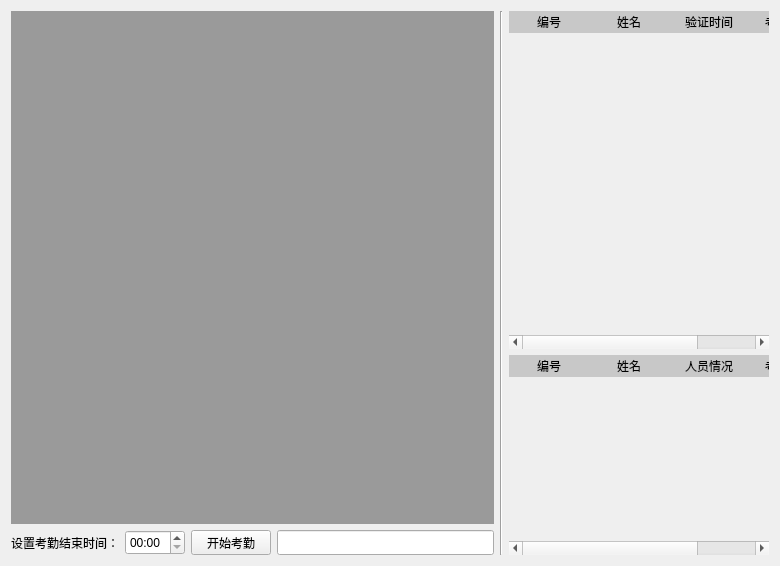
<?xml version="1.0" encoding="UTF-8"?>
<ui version="4.0">
 <class>checkin</class>
 <widget class="QWidget" name="checkin">
  <property name="geometry">
   <rect>
    <x>0</x>
    <y>0</y>
    <width>780</width>
    <height>566</height>
   </rect>
  </property>
  <property name="minimumSize">
   <size>
    <width>720</width>
    <height>566</height>
   </size>
  </property>
  <property name="windowTitle">
   <string>考勤系统</string>
  </property>
  <layout class="QGridLayout" name="gridLayout">
   <item row="0" column="0">
    <layout class="QHBoxLayout" name="horizontalLayout_2">
     <item>
      <layout class="QVBoxLayout" name="verticalLayout">
       <item>
        <widget class="QLabel" name="label">
         <property name="minimumSize">
          <size>
           <width>483</width>
           <height>500</height>
          </size>
         </property>
         <property name="styleSheet">
          <string notr="true">background-color:rgba(0,0,0,91);</string>
         </property>
         <property name="text">
          <string/>
         </property>
        </widget>
       </item>
       <item>
        <layout class="QHBoxLayout" name="horizontalLayout">
         <item>
          <widget class="QLabel" name="label_2">
           <property name="minimumSize">
            <size>
             <width>90</width>
             <height>0</height>
            </size>
           </property>
           <property name="text">
            <string>设置考勤结束时间：</string>
           </property>
          </widget>
         </item>
         <item>
          <widget class="QDateTimeEdit" name="dateTimeEdit">
           <property name="minimumSize">
            <size>
             <width>60</width>
             <height>25</height>
            </size>
           </property>
           <property name="maximumSize">
            <size>
             <width>60</width>
             <height>25</height>
            </size>
           </property>
           <property name="displayFormat">
            <string>HH:mm</string>
           </property>
          </widget>
         </item>
         <item>
          <widget class="QPushButton" name="start">
           <property name="minimumSize">
            <size>
             <width>80</width>
             <height>25</height>
            </size>
           </property>
           <property name="maximumSize">
            <size>
             <width>80</width>
             <height>25</height>
            </size>
           </property>
           <property name="text">
            <string>开始考勤</string>
           </property>
          </widget>
         </item>
         <item>
          <widget class="QLineEdit" name="display">
           <property name="minimumSize">
            <size>
             <width>0</width>
             <height>25</height>
            </size>
           </property>
          </widget>
         </item>
        </layout>
       </item>
      </layout>
     </item>
     <item>
      <widget class="Line" name="line">
       <property name="orientation">
        <enum>Qt::Vertical</enum>
       </property>
      </widget>
     </item>
     <item>
      <layout class="QVBoxLayout" name="verticalLayout_2">
       <item>
        <widget class="QTableWidget" name="display_table">
         <property name="minimumSize">
          <size>
           <width>200</width>
           <height>0</height>
          </size>
         </property>
         <property name="maximumSize">
          <size>
           <width>16777215</width>
           <height>16777215</height>
          </size>
         </property>
         <property name="styleSheet">
          <string notr="true">QTableWidget{background-color:rgba(0,0,0,0);border-color:rgba(0,0,0,0);color: rgba(0, 0, 0,255);border-style:none;border-width:1px;border-radius:0px;alternate-background-color:rgba(0,0,0,32);gridline-color:rgba(0,6,0,0);font:19px &quot;宋体&quot;;}QHeaderView::section{border-style:none;border-width:1px;border-radius:0px;background-color:rgba(0,0,0,42);border-color:rgba(0,0,0,255);}</string>
         </property>
         <property name="sortingEnabled">
          <bool>true</bool>
         </property>
         <attribute name="horizontalHeaderMinimumSectionSize">
          <number>40</number>
         </attribute>
         <attribute name="horizontalHeaderDefaultSectionSize">
          <number>80</number>
         </attribute>
         <attribute name="horizontalHeaderShowSortIndicator" stdset="0">
          <bool>true</bool>
         </attribute>
         <attribute name="horizontalHeaderStretchLastSection">
          <bool>true</bool>
         </attribute>
         <column>
          <property name="text">
           <string>编号</string>
          </property>
         </column>
         <column>
          <property name="text">
           <string>姓名</string>
          </property>
         </column>
         <column>
          <property name="text">
           <string>验证时间</string>
          </property>
         </column>
         <column>
          <property name="text">
           <string>考勤情况</string>
          </property>
         </column>
        </widget>
       </item>
       <item>
        <widget class="QTableWidget" name="belate_table">
         <property name="maximumSize">
          <size>
           <width>16777215</width>
           <height>200</height>
          </size>
         </property>
         <property name="styleSheet">
          <string notr="true">QTableWidget{background-color:rgba(0,0,0,0);border-color:rgba(0,0,0,0);color: rgba(0, 0, 0,255);border-style:none;border-width:1px;border-radius:0px;alternate-background-color:rgba(0,0,0,32);gridline-color:rgba(0,6,0,0);font:19px &quot;宋体&quot;;}QHeaderView::section{border-style:none;border-width:1px;border-radius:0px;background-color:rgba(0,0,0,42);border-color:rgba(0,0,0,255);}</string>
         </property>
         <attribute name="horizontalHeaderMinimumSectionSize">
          <number>40</number>
         </attribute>
         <attribute name="horizontalHeaderDefaultSectionSize">
          <number>80</number>
         </attribute>
         <attribute name="horizontalHeaderShowSortIndicator" stdset="0">
          <bool>true</bool>
         </attribute>
         <attribute name="horizontalHeaderStretchLastSection">
          <bool>true</bool>
         </attribute>
         <column>
          <property name="text">
           <string>编号</string>
          </property>
         </column>
         <column>
          <property name="text">
           <string>姓名</string>
          </property>
         </column>
         <column>
          <property name="text">
           <string>人员情况</string>
          </property>
         </column>
         <column>
          <property name="text">
           <string>考勤情况</string>
          </property>
         </column>
        </widget>
       </item>
      </layout>
     </item>
    </layout>
   </item>
  </layout>
 </widget>
 <resources/>
 <connections/>
</ui>
